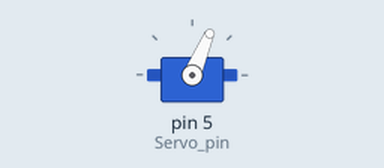
This sketch was run on a simulated Arduino Uno, built with avr-gcc and run on an emulated ATmega328P. On the bench: servo. Random numbers use the default seed unless the sketch sets one.

Above: at 0.1 s.
At 9.1 s:
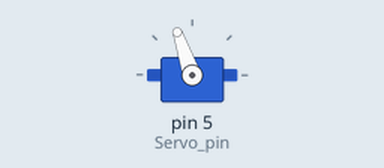
At 19.1 s:
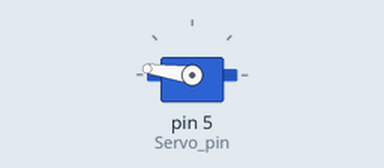
At 39.1 s:
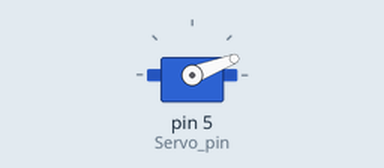
Timing chart, 0 to 40.0 s (numbered marks = the images above):
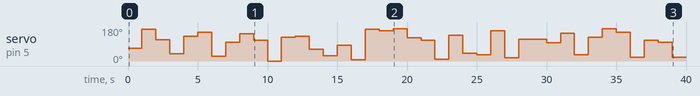

The sketch:

C3Servo.ino
```cpp
#include <Servo.h>
#define Servo_pin 5
Servo MotorPosition;
void setup() {
  // put your setup code here, to run once:
 MotorPosition.attach(Servo_pin);
}

void loop() {
  // put your main code here, to run repeatedly:
  //tell servo to go to random position
  MotorPosition.write(random(0,180));
  delay(1000);                       // waits 1 s
}
```

Measured:
- by itself, servo on pin 5 (Servo_pin): 67° → 169° at 1.0 s, → 113° 1.0 s later, → 38° 1.0 s later, → 130° 1.0 s later, … (39 changes in this stretch)
